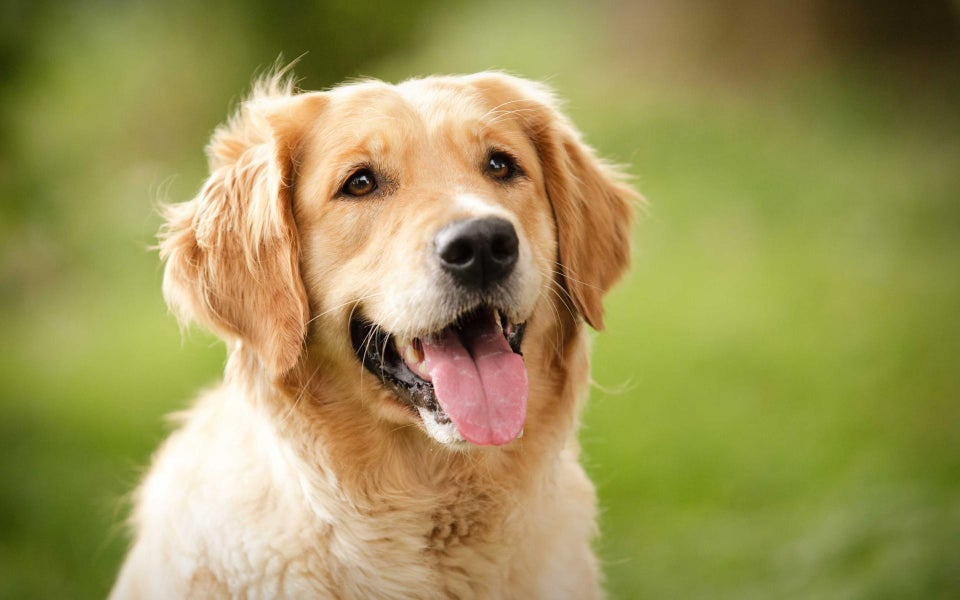
#> input picture 2020_0810_day6/image.jpg, 960 x 600 px
$ python equalize.py --image image.jpg
#> lines starting #> are read from the running program, lines starting #| are printed output that depends on the picture
import numpy as np
import argparse
import cv2

ap = argparse.ArgumentParser()
ap.add_argument("-i", "--image", required=True, help="Path to the image")
args = vars(ap.parse_args())

image = cv2.imread(args["image"])
#> image is the input picture: shape (600, 960, 3); mean B, G, R 86.4, 148.3, 156.9
cv2.imshow("Original", image)

image = cv2.cvtColor(image, cv2.COLOR_BGR2GRAY)
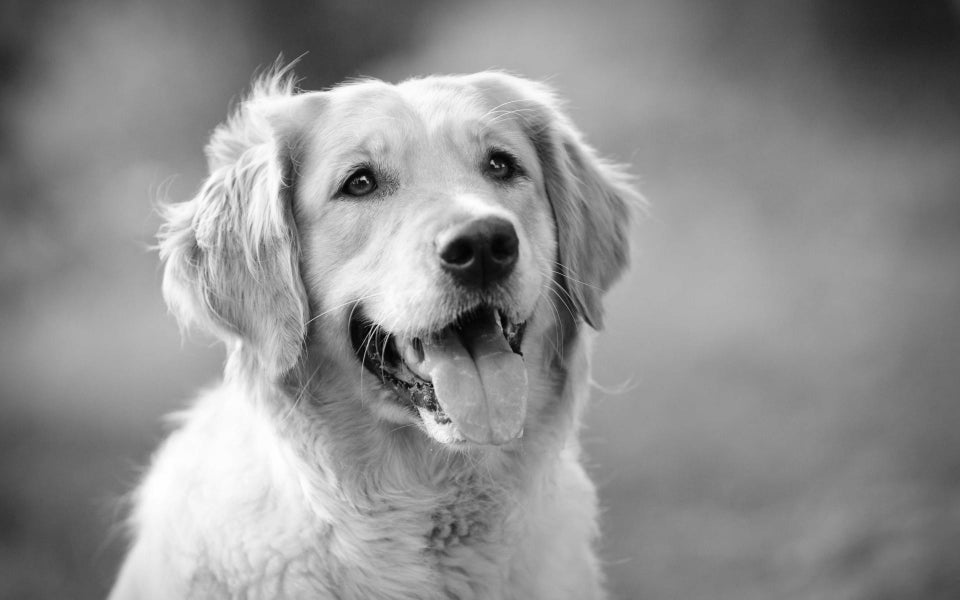
#> image: shape (600, 960); min 1, max 255, mean 143.8

eq = cv2.equalizeHist(image)
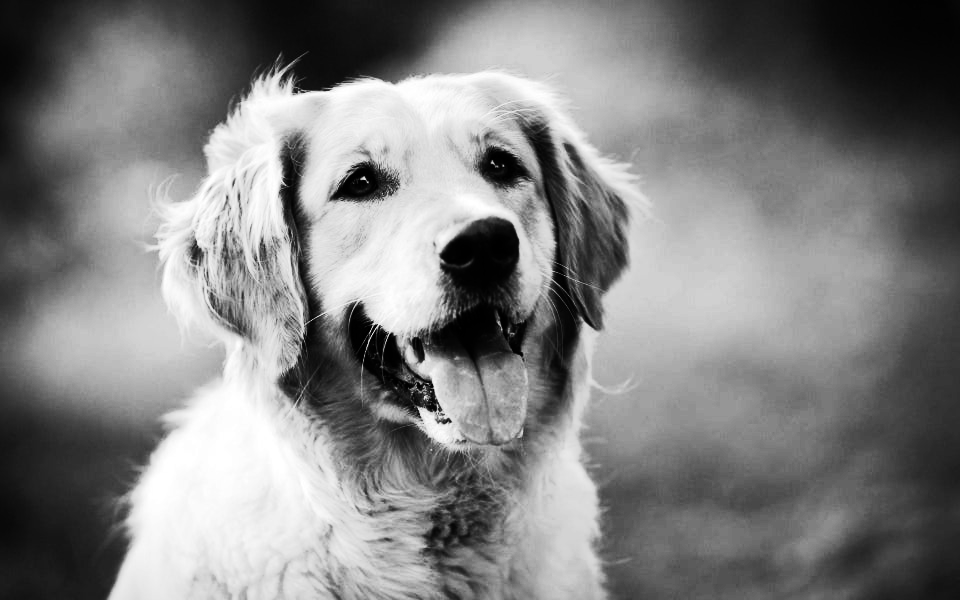
#> eq: shape (600, 960); min 0, max 255, mean 128.4

cv2.imshow("Histogram Equlization", np.hstack([image, eq]))
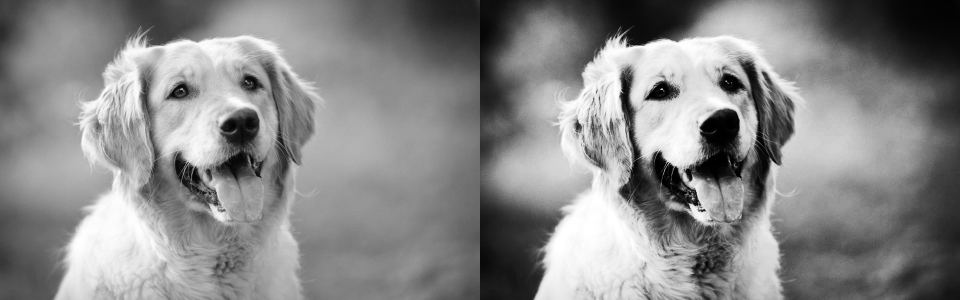
#> window 'Histogram Equlization': shape (600, 1920) (shown at 1/2 size); min 0, max 255, mean 136.1
cv2.waitKey(0)
